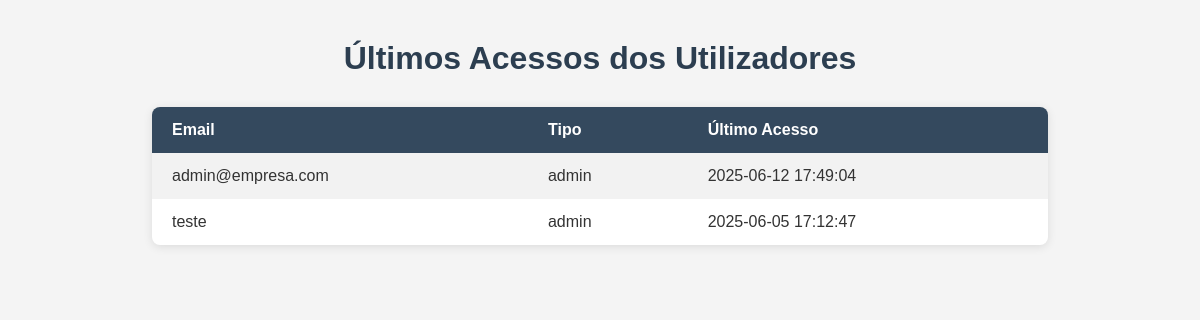
Before: /ultimos_acessos.php with the older database file.
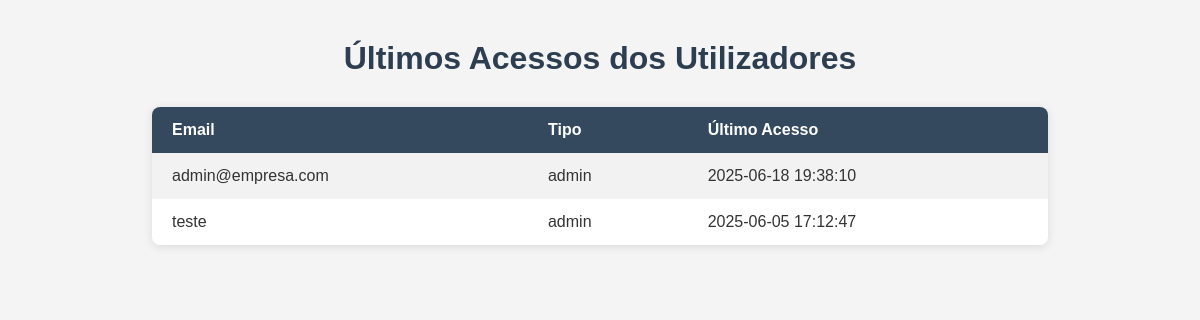
After: the same page with the newer database file.
### tables this page shows
CREATE TABLE utilizadores (
  id INTEGER PRIMARY KEY AUTOINCREMENT,
  email TEXT UNIQUE NOT NULL,
  password TEXT NOT NULL,
  tipo TEXT CHECK (tipo IN ('admin', 'gestor', 'funcionario')) NOT NULL
, ultimo_acesso TEXT, nome TEXT);

### ultimos_acessos.php (the view, shortened to what this page needs)
<?php
try {
    $db = new SQLite3('database/dados.db');
    $result = $db->query('SELECT email, tipo, ultimo_acesso FROM utilizadores ORDER BY ultimo_acesso DESC');
    echo "
    <!DOCTYPE html>
    <html lang='pt'>
    <head>
        <meta charset='UTF-8'>
        <title>Últimos Acessos</title>
        <style>
            body {
                font-family: Arial, sans-serif;
                background-color: #f4f4f4;
                margin: 40px;
                color: #333;
            }
            h1 {
                text-align: center;
                color: #2c3e50;
                margin-bottom: 30px;
            }
            table {
                width: 80%;
                margin: auto;
                border-collapse: collapse;
                box-shadow: 0 2px 10px rgba(0, 0, 0, 0.1);
                background-color: #fff;
                border-radius: 8px;
                overflow: hidden;
            }
            th, td {
                padding: 14px 20px;
                text-align: left;
            }
            th {
                background-color: #34495e;
                color: white;
            }
            tr:nth-child(even) {
                background-color: #f2f2f2;
            }
            tr:hover {
                background-color: #e6f7ff;
            }
        </style>
    </head>
    <body>
        <h1>Últimos Acessos dos Utilizadores</h1>
        <table>
            <tr><th>Email</th><th>Tipo</th><th>Último Acesso</th></tr>
    ";
    while ($row = $result->fetchArray(SQLITE3_ASSOC)) {
        $email = htmlspecialchars($row['email']);
        $tipo = htmlspecialchars($row['tipo']);
        $acesso = $row['ultimo_acesso'] ?? 'Nunca';
        echo "<tr>";
        echo "<td>$email</td>";
        echo "<td>$tipo</td>";
        echo "<td>$acesso</td>";
        echo "</tr>";
    }
    echo "
        </table>
    </body>
    </html>
    ";
} catch (Exception $e) {
    echo "<p>Erro ao carregar dados: " . htmlspecialchars($e->getMessage()) . "</p>";
}
?>

Changed rows visible on the page:
changed utilizadores "admin@empresa.com": ultimo_acesso "2025-06-12 17:49:04" → "2025-06-18 19:38:10"
